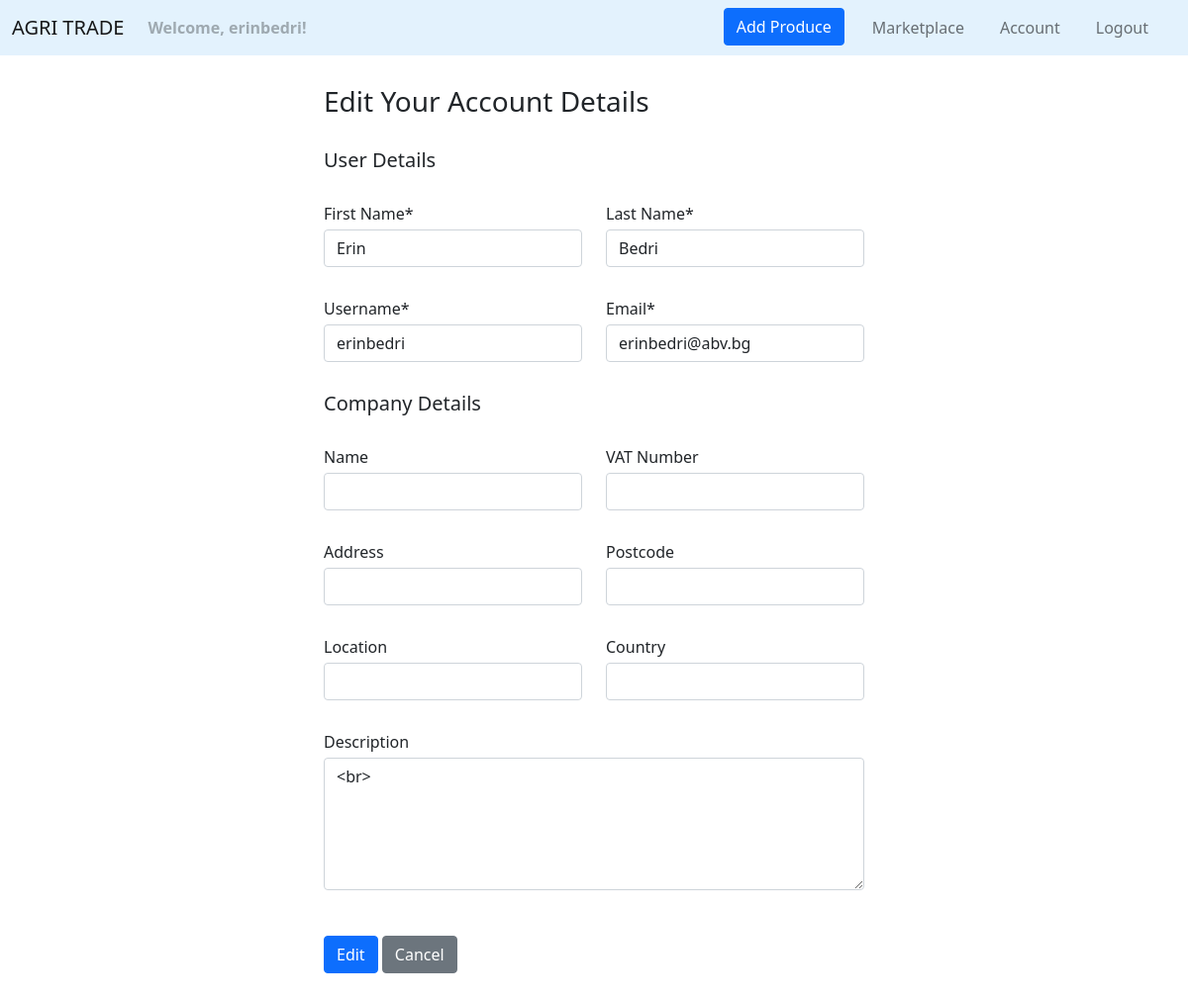
Before: /accounts/account/edit (signed in) with the older database file.
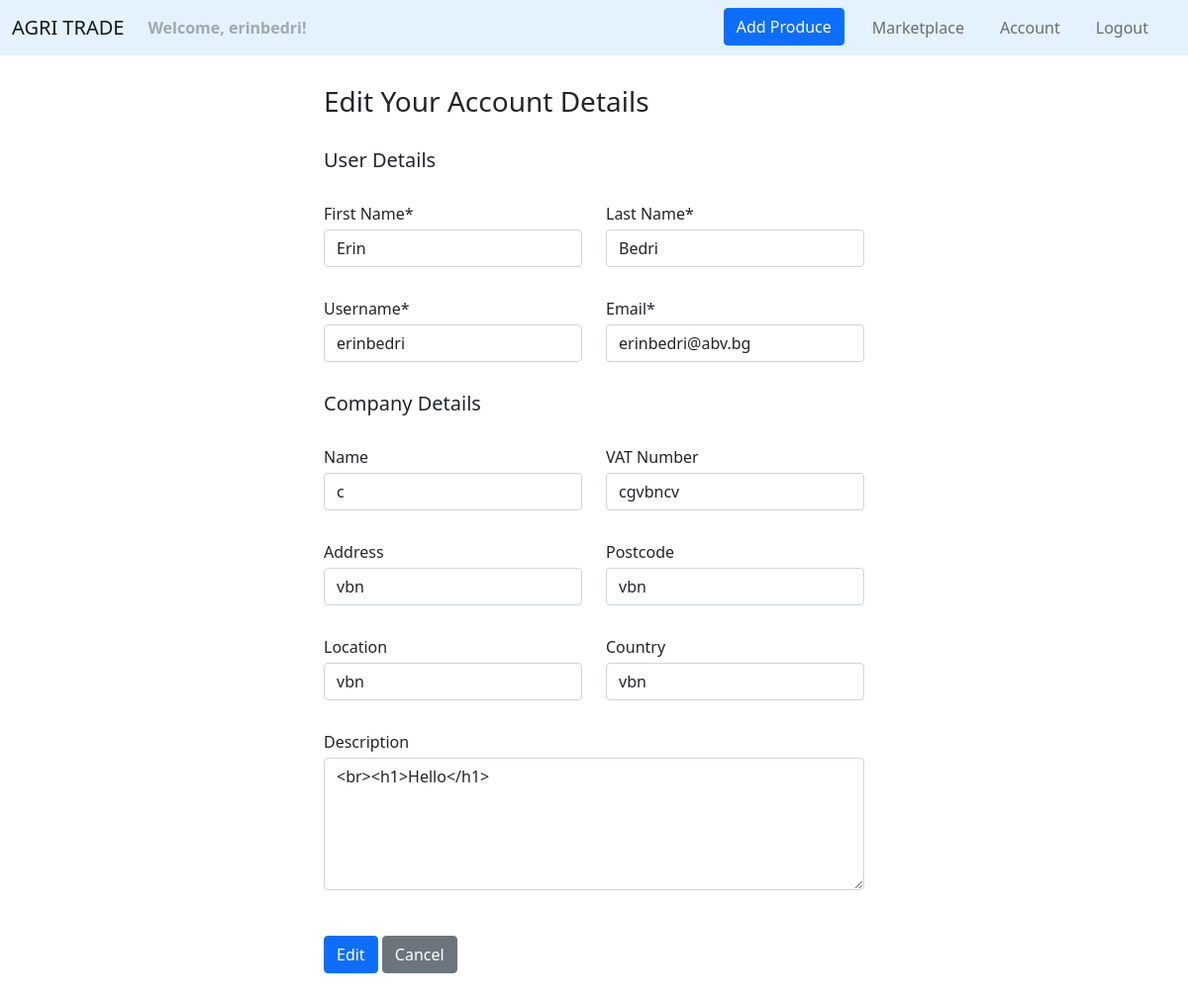
After: the same page with the newer database file.
### agri_trade/accounts/models.py (models this page shows, shortened)
class Company(models.Model):
    account = models.OneToOneField(
        UserModel,
        primary_key=True,
        on_delete=CASCADE,
    )
    name = models.CharField(
        max_length=100,
        blank=True,
    )
    vat = models.CharField(
        max_length=25,
        blank=True,
    )
    address = models.TextField(
        max_length=200,
        blank=True,
    )
    postcode = models.CharField(
        max_length=15,
        blank=True,
    )
    location = models.CharField(
        max_length=25,
        blank=True,
    )
    country = models.CharField(
        max_length=25,
        blank=True,
    )
    description = models.TextField(
        max_length=500,
        blank=True,
    )
    updated_on = models.DateTimeField(
        auto_now_add=True,
    )
    class Meta:
        verbose_name_plural = 'companies'

### agri_trade/accounts/views.py (the view)
# urls.py: path('account/edit', views.edit_account, name='edit account'),
@login_required
def edit_account(request):
    company = get_object_or_404(Company, pk=request.user.id)
    if request.method == 'POST':
        account_form = EditAccountForm(request.POST, instance=request.user)
        company_form = EditCompanyForm(request.POST, instance=company)
        if account_form.is_valid() and company_form.is_valid():
            account_form.save()
            company_form.save()
            messages.success(request, 'Your account was updated successfully!')
            return redirect('accounts:account')
        else:
            messages.error(request, 'Edit was unsuccessful! Fix the issues below.')
    else:
        account_form = EditAccountForm(instance=request.user)
        company_form = EditCompanyForm(instance=company)
    context = {
        'account_form': account_form,
        'company_form': company_form,
    }
    return render(request, 'accounts/edit_account.html', context)

### agri_trade/accounts/forms.py
class EditAccountForm(forms.ModelForm):
    first_name = forms.CharField(required=True,
                                 max_length=30,
                                 widget=forms.TextInput(attrs={'class': 'form-control',
                                                               }))
    last_name = forms.CharField(required=True,
                                max_length=30,
                                widget=forms.TextInput(attrs={'class': 'form-control',
                                                              }))
    email = forms.EmailField(required=True,
                             widget=forms.TextInput(attrs={'class': 'form-control',
                                                           }))
    username = forms.CharField(required=True,
                               max_length=30,
                               widget=forms.TextInput(attrs={'class': 'form-control',
                                                             }))
    class Meta:
        model = UserModel
        fields = ('first_name', 'last_name', 'username', 'email')

### agri_trade/accounts/templates/accounts/edit_account.html (shortened to what this page needs)
{% extends 'web/base.html' %}
{% block content %}
    <div class="container" style="margin-top: 30px; margin-bottom: 50px">
        <div class="row justify-content-md-center">
            <div class="col-md-6">
                <h3>Edit Your Account Details</h3>
                <form method="post" action="{% url 'accounts:edit account' %}">
                    <div style="margin-top: 30px">
                        <h5>User Details</h5>
                        <div class="row" style="margin-top: 30px">
                            <div class="col">
                                <label class="mb-1">First Name*</label>
                                {{ account_form.first_name }}
                            </div>
                            <div class="col">
                                <label class="mb-1">Last Name*</label>
                                {{ account_form.last_name }}
                            </div>
                        </div>
                        <div class="row" style="margin-top: 30px">
                            <div class="col">
                                <label class="mb-1">Username*</label>
                                {{ account_form.username }}
                            </div>
                            <div class="col">
                                <label class="mb-1">Email*</label>
                                {{ account_form.email }}
                            </div>
                        </div>
                    </div>
                    <div style="margin-top: 30px">
                        <h5>Company Details</h5>
                        <div class="row" style="margin-top: 30px">
                            <div class="col">
                                <label class="mb-1">Name</label>
                                {{ company_form.name }}
                            </div>
                            <div class="col">
                                <label class="mb-1">VAT Number</label>
                                {{ company_form.vat }}
                            </div>
                        </div>
                        <div class="row" style="margin-top: 30px">
                            <div class="col">
                                <label class="mb-1">Address</label>
                                {{ company_form.address }}
                            </div>
                            <div class="col">
                                <label class="mb-1">Postcode</label>
                                {{ company_form.postcode }}
                            </div>
                        </div>
                        <div class="row" style="margin-top: 30px">
                            <div class="col">
                                <label class="mb-1">Location</label>
                                {{ company_form.location }}
                            </div>
                            <div class="col">
                                <label class="mb-1">Country</label>
                                {{ company_form.country }}
                            </div>
                        </div>
                        <div class="row" style="margin-top: 30px">
                            <div class="col">
                                <label class="mb-1">Description</label>
                                {{ company_form.description|linebreaks }}
                            </div>
                        </div>
                    </div>
                    <button type="submit" style="margin-top: 30px" class="btn btn-primary">Edit</button>
                    <a class="btn btn-secondary" style="margin-top: 30px" href="{% url 'accounts:account' %}"
                       role="button">Cancel</a>
                </form>
            </div>
        </div>
    </div>
{% endblock %}

Changed rows visible on the page:
changed Company: name (not shown) → "c"; vat (not shown) → "cgvbncv"; address (not shown) → "vbn"; postcode (not shown) → "vbn"; location (not shown) → "vbn"; country (not shown) → "vbn"; description "<br>" → "<br><h1>Hello</h1>"
